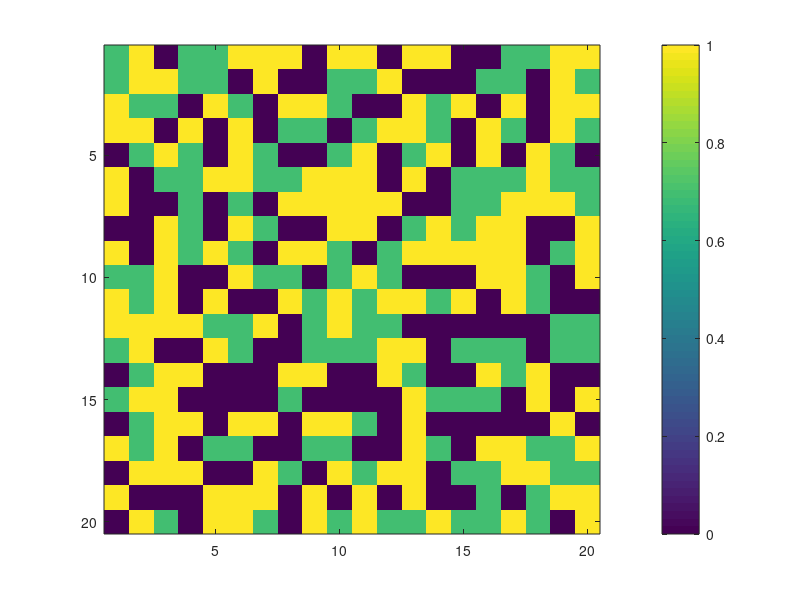

Recreate this plot in MATLAB.
c=45*ones(20,20);
U=0;
D=1000;

for i=1:20
    for j=1:20
        x=randi(3);
        
        switch x
            case 1
            result=U;
            case 2
            result=D;
            case 3
            result=45;
        end
        
        c(i,j)=result;
    end
end
grid on
image(c)
colorbar
